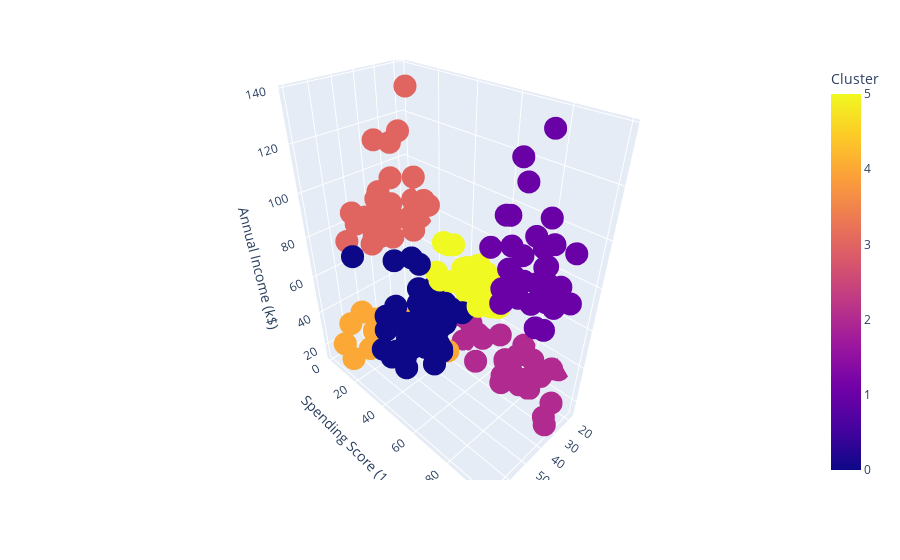

Write notebook code for a chart like this one.
### Markdown cell above
**Nous constatons que certains groupes sont déjà entrain de se former**

### Code cell
# Petite visualisation 3D
px.scatter_3d(data_frame=data, x=data['Age'], 
              y=data['Spending Score (1-100)'], 
              z=data['Annual Income (k$)'], 
              color=data['Cluster'])

### Figure 1 — Plotly figure (JSON) as saved in the notebook; plotly's stock layout.template omitted (floating-point values rounded to 4 significant figures; data arrays with more than 128 entries replaced by an {"elided": "..."} marker saying what was removed)
{"data": [{"hovertemplate": "Age=%{x}<br>Spending Score (1-100)=%{y}<br>Annual Income (k$)=%{z}<br>Cluster=%{marker.color}<extra></extra>", "legendgroup": "", "marker": {"color": {"elided": "200 int values"}, "coloraxis": "coloraxis", "symbol": "circle"}, "mode": "markers", "name": "", "scene": "scene", "showlegend": false, "type": "scatter3d", "x": {"elided": "200 int values"}, "y": {"elided": "200 int values"}, "z": {"elided": "200 int values"}}], "layout": {"coloraxis": {"colorbar": {"title": {"text": "Cluster"}}, "colorscale": [[0, "#0d0887"], [0.1111, "#46039f"], [0.2222, "#7201a8"], [0.3333, "#9c179e"], [0.4444, "#bd3786"], [0.5556, "#d8576b"], [0.6667, "#ed7953"], [0.7778, "#fb9f3a"], [0.8889, "#fdca26"], [1, "#f0f921"]]}, "legend": {"tracegroupgap": 0}, "margin": {"t": 60}, "scene": {"domain": {"x": [0, 1], "y": [0, 1]}, "xaxis": {"title": {"text": "Age"}}, "yaxis": {"title": {"text": "Spending Score (1-100)"}}, "zaxis": {"title": {"text": "Annual Income (k$)"}}}}}
